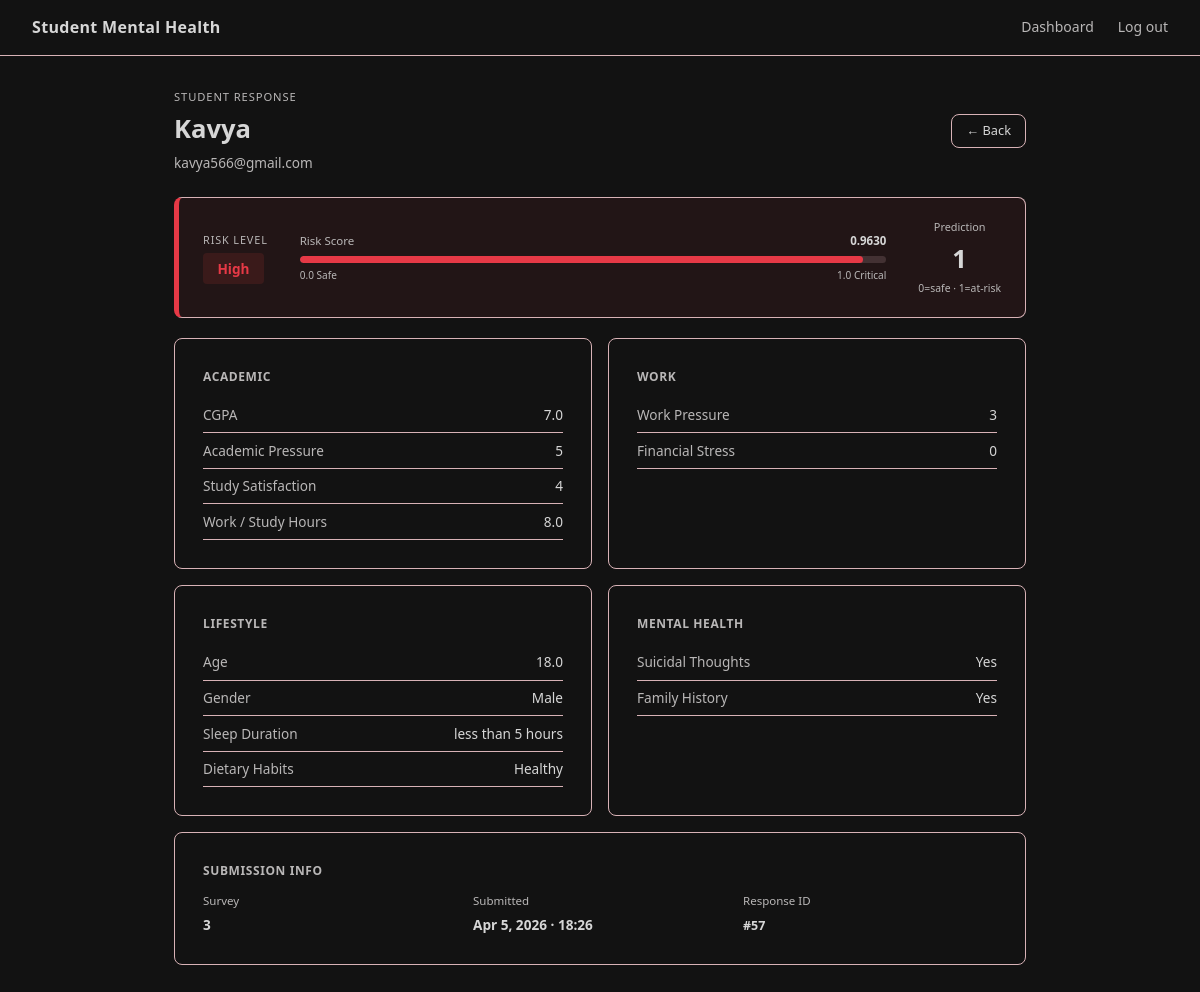
Screenshot of /student/57/ (signed in) with the database file from the repository.
### core/models.py (models this page shows, shortened)
class SurveyResponse(models.Model):
    SLEEP_CHOICES = [
        ("less than 5 hours", "Less than 5 hours"),
        ("5-6 hours",         "5-6 hours"),
        ("7-8 hours",         "7-8 hours"),
        ("more than 8 hours", "More than 8 hours"),
        ("others",            "Others"),
    ]
    DIETARY_CHOICES = [
        ("Healthy",   "Healthy"),
        ("Moderate",  "Moderate"),
        ("Unhealthy", "Unhealthy"),
        ("Others",    "Others"),
    ]
    survey  = models.ForeignKey(Survey, on_delete=models.CASCADE)
    student = models.ForeignKey(Student, on_delete=models.CASCADE)
    age                = models.FloatField()
    gender             = models.CharField(max_length=10)
    cgpa               = models.FloatField()
    academic_pressure  = models.IntegerField()
    work_pressure      = models.IntegerField(default=0)
    study_satisfaction = models.IntegerField()
    job_satisfaction   = models.IntegerField(default=0)
    work_study_hours   = models.FloatField()
    sleep_duration     = models.CharField(max_length=50, choices=SLEEP_CHOICES)
    dietary_habits     = models.CharField(max_length=50, choices=DIETARY_CHOICES)
    suicidal_thoughts  = models.CharField(max_length=10)
    family_history     = models.CharField(max_length=10)
    financial_stress   = models.CharField(max_length=10)
    created_at = models.DateTimeField(auto_now_add=True)

class Student(models.Model):
    name  = models.CharField(max_length=100)
    email = models.EmailField()

class PredictionResult(models.Model):
    RISK_CHOICES = [
        ("Low",      "Low"),
        ("Moderate", "Moderate"),
        ("High",     "High"),
    ]
    response   = models.OneToOneField(SurveyResponse, on_delete=models.CASCADE)
    risk_score = models.FloatField()
    prediction = models.IntegerField()
    risk_level = models.CharField(max_length=10, choices=RISK_CHOICES)
    created_at = models.DateTimeField(auto_now_add=True)

class Survey(models.Model):
    id          = models.CharField(max_length=5, primary_key=True)
    title       = models.CharField(max_length=200)
    description = models.TextField(blank=True)
    is_active   = models.BooleanField(default=True)
    created_at  = models.DateTimeField(auto_now_add=True)
    closed_at   = models.DateTimeField(null=True, blank=True)

### core/views.py (the view)
# urls.py: path("student/<int:id>/", views.student_detail, name="student_detail"),
@login_required
@user_passes_test(_is_admin)
def student_detail(request, id):
    response   = get_object_or_404(
        SurveyResponse.objects.select_related("student", "survey", "predictionresult"),
        id=id,
    )
    prediction = getattr(response, "predictionresult", None)
    return render(request, "student_detail.html", {
        "response":   response,
        "prediction": prediction,
    })

### core/views.py (called while the page is built)
def _is_admin(user) -> bool:
    return user.is_authenticated and user.is_staff

### core/templates/student_detail.html (shortened to what this page needs)
{% extends "base.html" %}
{% block content %}
<div class="container">
  <div class="flex-between" style="margin-bottom:1.5rem;">
    <div>
      <div style="font-size:.7rem;text-transform:uppercase;letter-spacing:.08em;color:var(--muted);margin-bottom:.2rem;">Student Response</div>
      <h1 style="margin-bottom:.1rem;">{{ response.student.name }}</h1>
      <p style="margin:0;font-size:.85rem;">{{ response.student.email }}</p>
    </div>
    <a href="javascript:history.back()" class="btn btn-secondary btn-sm">← Back</a>
  </div>
  {% if prediction %}
  <div style="
    border-radius:var(--radius); border:1px solid var(--border);
    border-left:5px solid
      {% if prediction.risk_level == 'High' %}var(--negative)
      {% elif prediction.risk_level == 'Moderate' %}var(--accent)
      {% else %}var(--positive){% endif %};
    padding:1.25rem 1.5rem; margin-bottom:1.25rem;
    background:
      {% if prediction.risk_level == 'High' %}rgba(230,57,70,.07)
      {% elif prediction.risk_level == 'Moderate' %}rgba(244,162,97,.07)
      {% else %}rgba(143,163,109,.07){% endif %};
    display:flex; align-items:center; gap:2rem; flex-wrap:wrap;
  ">
    <div>
      <div style="font-size:.68rem;text-transform:uppercase;letter-spacing:.08em;color:var(--muted);margin-bottom:.3rem;">Risk Level</div>
      <span class="badge badge-{{ prediction.risk_level|lower }}" style="font-size:.85rem;padding:.3rem .9rem;">
        {{ prediction.risk_level }}
      </span>
    </div>
    <div style="flex:1;min-width:180px;">
      <div style="display:flex;justify-content:space-between;font-size:.72rem;color:var(--muted);margin-bottom:.35rem;">
        <span>Risk Score</span>
        <span style="font-weight:600;color:var(--text);">{{ prediction.risk_score|floatformat:4 }}</span>
      </div>
      <div style="height:7px;background:rgba(216,178,182,.18);border-radius:99px;overflow:hidden;">
        <div style="height:100%;width:{% widthratio prediction.risk_score 1 100 %}%;border-radius:99px;background:
          {% if prediction.risk_level == 'High' %}var(--negative)
          {% elif prediction.risk_level == 'Moderate' %}var(--accent)
          {% else %}var(--positive){% endif %};"></div>
      </div>
      <div style="display:flex;justify-content:space-between;font-size:.63rem;color:var(--muted);margin-top:.2rem;">
        <span>0.0 Safe</span><span>1.0 Critical</span>
      </div>
    </div>
    <div style="text-align:center;">
      <div style="font-size:.68rem;color:var(--muted);margin-bottom:.2rem;">Prediction</div>
      <div style="font-size:1.6rem;font-weight:700;">{{ prediction.prediction }}</div>
      <div style="font-size:.65rem;color:var(--muted);">0=safe · 1=at-risk</div>
    </div>
  </div>
  {% endif %}
  <div style="display:grid;grid-template-columns:1fr 1fr;gap:1rem;margin-bottom:1rem;">
    <div class="card" style="margin:0;">
      <h3 style="margin-bottom:.75rem;">Academic</h3>
      {% include "partials/drow.html" with label="CGPA" value=response.cgpa %}
      {% include "partials/drow.html" with label="Academic Pressure" value=response.academic_pressure %}
      {% include "partials/drow.html" with label="Study Satisfaction" value=response.study_satisfaction %}
      {% include "partials/drow.html" with label="Work / Study Hours" value=response.work_study_hours %}
    </div>
    <div class="card" style="margin:0;">
      <h3 style="margin-bottom:.75rem;">Work</h3>
      {% include "partials/drow.html" with label="Work Pressure" value=response.work_pressure %}
      {% include "partials/drow.html" with label="Financial Stress" value=response.financial_stress %}
    </div>
    <div class="card" style="margin:0;">
      <h3 style="margin-bottom:.75rem;">Lifestyle</h3>
      {% include "partials/drow.html" with label="Age" value=response.age %}
      {% include "partials/drow.html" with label="Gender" value=response.gender %}
      {% include "partials/drow.html" with label="Sleep Duration" value=response.sleep_duration %}
      {% include "partials/drow.html" with label="Dietary Habits" value=response.dietary_habits %}
    </div>
    <div class="card" style="margin:0;">
      <h3 style="margin-bottom:.75rem;">Mental Health</h3>
      {% include "partials/drow.html" with label="Suicidal Thoughts" value=response.suicidal_thoughts %}
      {% include "partials/drow.html" with label="Family History" value=response.family_history %}
    </div>
  </div>
  <div class="card" style="margin:0;">
    <h3 style="margin-bottom:.75rem;">Submission Info</h3>
    <div style="display:grid;grid-template-columns:1fr 1fr 1fr;gap:1rem;font-size:.85rem;">
      <div>
        <div style="color:var(--muted);font-size:.72rem;margin-bottom:.2rem;">Survey</div>
        <strong>{{ response.survey.title }}</strong>
      </div>
      <div>
        <div style="color:var(--muted);font-size:.72rem;margin-bottom:.2rem;">Submitted</div>
        <strong>{{ response.created_at|date:"M j, Y · H:i" }}</strong>
      </div>
      <div>
        <div style="color:var(--muted);font-size:.72rem;margin-bottom:.2rem;">Response ID</div>
        <strong style="font-size:.78rem;">#{{ response.id }}</strong>
      </div>
    </div>
  </div>
</div>
{% endblock %}

### core/templates/partials/drow.html
<div style="display:flex;justify-content:space-between;align-items:center;padding:.4rem 0;border-bottom:1px solid var(--border);font-size:.85rem;">
  <span style="color:var(--muted);">{{ label }}</span>
  <span style="font-weight:500;">{{ value|default:"0" }}</span>
</div>

### core/templates/base.html (style rules this page uses)
*, *::before, *::after { box-sizing: border-box; margin: 0; padding: 0; }
:root { --bg: #121212; --surface: #121212; --card: #121212; --border: #D8B2B6; --accent: #f4a261; --accent2: #f4a261; --positive: #8FA36D; --neutral: #eee239; --negative: #e63946; --text: #d6d6d6; --muted: #b9b7b7; ; --radius: 8px; }
body { font-family: "Segoe UI", system-ui, sans-serif; background: var(--bg); color: var(--text); min-height: 100vh; font-size: 15px; line-height: 1.6; }
.container { max-width: 900px; margin: 0 auto; padding: 2rem 1.5rem; }
.card { background: var(--surface); border: 1px solid var(--border); border-radius: var(--radius); padding: 1.75rem; margin-bottom: 1.25rem; }
h1 { font-size: 1.6rem; font-weight: 600; margin-bottom: 0.5rem; }
h3 { font-size: 1rem; font-weight: 600; margin-bottom: 0.5rem; color: var(--muted); text-transform: uppercase; letter-spacing: 0.05em; font-size: 0.75rem; }
p { color: var(--muted); margin-bottom: 1rem; }
.btn { display: inline-block; padding: 0.6rem 1.5rem; border-radius: var(--radius); font-size: 0.9rem; font-weight: 500; cursor: pointer; border: none; text-decoration: none; transition: opacity 0.15s; }
.btn-secondary { background: var(--card); color: var(--text); border: 1px solid var(--border); }
.btn-sm { padding: 0.35rem 0.875rem; font-size: 0.8rem; }
.badge { display: inline-block; padding: 0.2rem 0.6rem; border-radius: 4px; font-size: 0.75rem; font-weight: 600; }
.badge-high { background: #3a1a1a; color: #e63946; }
.flex-between { display: flex; align-items: center; justify-content: space-between; }

### rows the page displays
SurveyResponse: student.name "Kavya", student.email "kavya566@gmail.com", cgpa "7.0 8.0 18.0 Male less than 5 hours Healthy Yes Yes", survey "3", created_at "Apr 5, 2026 · 18:26", id "57"
PredictionResult: risk_level "High", risk_score "0.9630", prediction "1"

### other values shown
{{ label }} "CGPA Academic Pressure Study Satisfaction Work / Study Hours Work Pressure Financial Stress Age Gender Sleep Duration Dietary Habits Suicidal Thoughts Family History"
{{ value|default:"0" }} "5 4 3 0"
